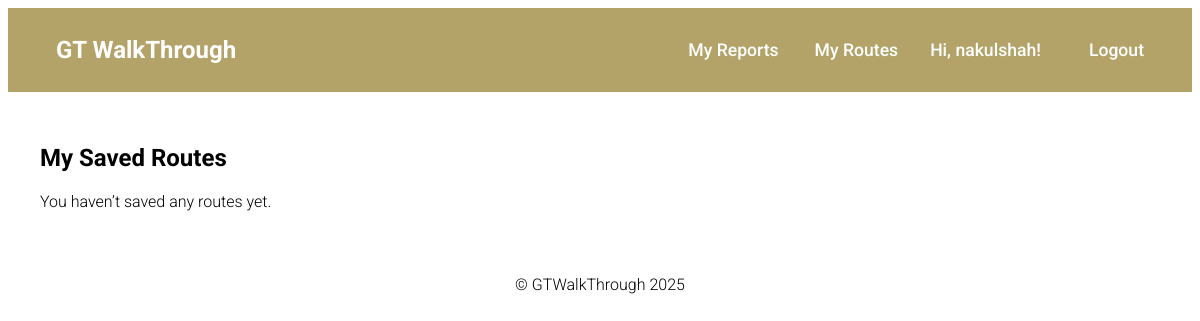
The app's page /my-routes/ (signed in), older data.
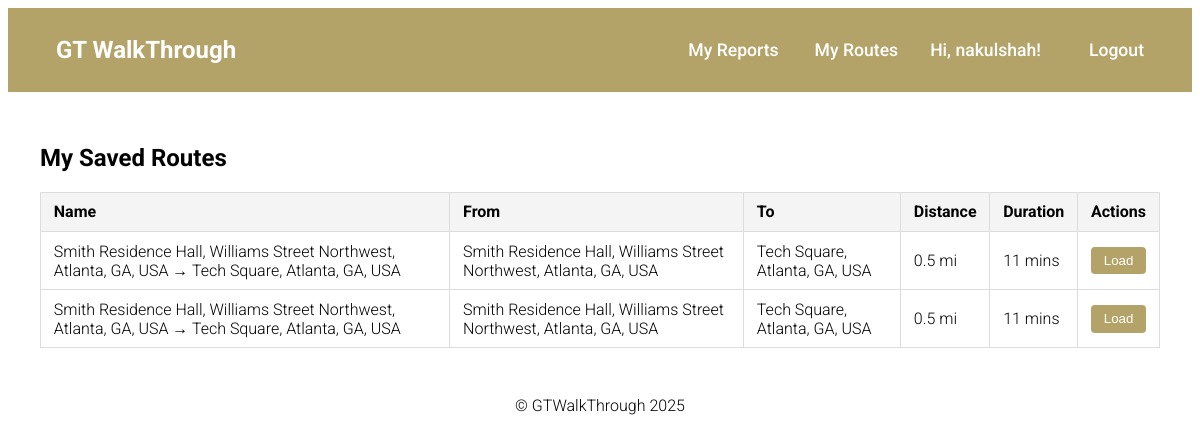
The same page, newer data.
### gtwt_app/models.py (models this page shows, shortened)
class SavedRoute(models.Model):
    user          = models.ForeignKey(User, on_delete=models.CASCADE, related_name='saved_routes')
    name          = models.CharField(max_length=100)
    origin        = models.CharField(max_length=255)
    destination   = models.CharField(max_length=255)
    travel_mode   = models.CharField(max_length=20)       # e.g. WALKING, DRIVING, BICYCLING
    steps         = models.JSONField()                    # store the entire directions JSON if you want
    distance_text = models.CharField(max_length=50)       # e.g. "2.3 mi"
    duration_text = models.CharField(max_length=50)       # e.g. "12 mins"
    created_at    = models.DateTimeField(auto_now_add=True)

### gtwt_app/views.py (the view)
# urls.py: path('my-routes/', views.my_routes, name='my_routes'),
@login_required
def my_routes(request):
    routes = SavedRoute.objects.filter(user=request.user).order_by('-created_at')
    return render(request, 'my_routes.html', {'routes': routes})

### gtwt_app/templates/my_routes.html (shortened to what this page needs)
{% extends "base.html" %}
{% block content %}
<h2>My Saved Routes</h2>
{% if routes %}
<table class="route-table">
  <thead>
    <tr>
      <th>Name</th>
      <th>From</th>
      <th>To</th>
      <th>Distance</th>
      <th>Duration</th>
      <th>Actions</th>
    </tr>
  </thead>
  <tbody>
    {% for r in routes %}
    <tr>
      <td>{{ r.name }}</td>
      <td>{{ r.origin }}</td>
      <td>{{ r.destination }}</td>
      <td>{{ r.distance_text }}</td>
      <td>{{ r.duration_text }}</td>
      <td>
        <button class="load-route-btn" data-steps="{{ r.steps|escapejs }}">
          Load
        </button>
      </td>
    </tr>
    {% endfor %}
  </tbody>
</table>
{% else %}
<p>You haven’t saved any routes yet.</p>
{% endif %} {% endblock %}

### gtwt_app/templates/base.html (shortened to what this page needs)
<!DOCTYPE html>
<html lang="en">
  <head>
    {% load static %}
    <link rel="stylesheet" href="{% static 'css/style.css' %}" />
  </head>
  <body>
    <header>
      <nav>
        <div style="display: flex; align-items: center; gap: 1rem">
          <a href="{% url 'home' %}" class="navbar-brand">GT WalkThrough</a>
        </div>
        <ul class="nav-links">
          {% if user.is_authenticated %}
          <li>
            <a href="{% url 'my_reports' %}">My Reports</a>
            <a href="{% url 'my_routes'  %}" class="nav-link">My Routes</a>
          </li>
          <li class="user-greeting">Hi, {{ user.username }}!</li>
          <li><a href="{% url 'logout' %}">Logout</a></li>
          {% else %}
          <li><a href="{% url 'login' %}">Login</a></li>
          <li><a href="{% url 'register' %}">Register</a></li>
          {% endif %}
        </ul>
      </nav>
    </header>
    <div class="content">{% block content %}{% endblock %}</div>
    <footer>
      <p>&copy; GTWalkThrough 2025</p>
    </footer>
  </body>
</html>

### gtwt_app/static/css/style.css (style rules this page uses)
header { background-color: #222; padding: 1rem 0; }
nav { display: flex; justify-content: space-between; align-items: center; padding: 0 2rem; }
.navbar-brand { font-size: 1.5rem; font-weight: bold; color: #ffa500; }
.nav-links { list-style: none; display: flex; gap: 1rem; }
.nav-links a { text-decoration: none; color: #ffa500; font-size: 1.1rem; padding: 0.5rem 1rem; transition: background-color 0.3s ease; }
.content { padding: 2rem; }
.route-table { width: 100%; border-collapse: collapse; margin-top: 1rem; }
.route-table th, .route-table td { border: 1px solid #ddd; padding: 0.6rem 0.8rem; text-align: left; }
.route-table th { background-color: #f4f4f4; }
.load-route-btn { background-color: #b3a369; border: none; color: white; padding: 0.4rem 0.8rem; border-radius: 4px; cursor: pointer; }

### gtwt_app/templates/base.html (style rules this page uses)
body { font-family: "Roboto", sans-serif; font-weight: 300; }
header { background-color: #b3a369; padding: 1rem 0; }
nav { display: flex; justify-content: space-between; align-items: center; padding: 0 2rem; }
.navbar-brand { font-family: "Roboto", sans-serif; font-size: 1.5rem; font-weight: 700; color: white; text-decoration: none; padding: 0.5rem 1rem; transition: background-color 0.3s ease; border-radius: 5px; }
.nav-links { list-style: none; display: flex; gap: 1rem; }
.nav-links a { font-family: "Roboto", sans-serif; font-weight: 500; text-decoration: none; color: white; font-size: 1.1rem; padding: 0.5rem 1rem; transition: background-color 0.3s ease; }
.user-greeting { color: white; font-size: 1.1rem; margin-right: 1rem; font-weight: 500; }
.content { padding: 2rem; }
footer { text-align: center; }
.nav-link { text-decoration: none; color: #f9f6e5; font-weight: 500; }

Row changes from the older to the newer data that the page shows:
added SavedRoute: name "Smith Residence Hall, Williams Street Northwest, Atlanta, GA, USA → Tech Square, Atlanta, GA, USA", origin "Smith Residence Hall, Williams Street Northwest, Atlanta, GA, USA", destination "Tech Square, Atlanta, GA, USA", distance_text "0.5 mi", duration_text "11 mins"
added SavedRoute: name "Smith Residence Hall, Williams Street Northwest, Atlanta, GA, USA → Tech Square, Atlanta, GA, USA", origin "Smith Residence Hall, Williams Street Northwest, Atlanta, GA, USA", destination "Tech Square, Atlanta, GA, USA", distance_text "0.5 mi", duration_text "11 mins"
Text that changed along with them:
text no longer shown: "You haven’t saved any routes yet."
text now shown: "Name From To Distance Duration Actions"
